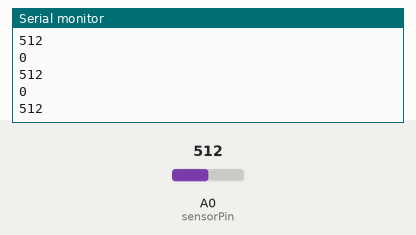
A sketch run on a simulated Arduino Uno, built with avr-gcc and run on an emulated ATmega328P. Shown: the last lines printed to the serial monitor. The test bench sets the inputs (shaded band); at power-on: A0 (sensorPin) = 512.

Above: at 1.2 s.
1.3 s: A0 (sensorPin) set to 716
At 1.8 s:
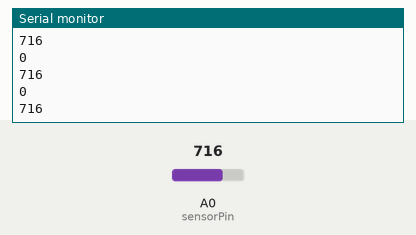
2.8 s: A0 (sensorPin) set to 900
At 3.3 s:
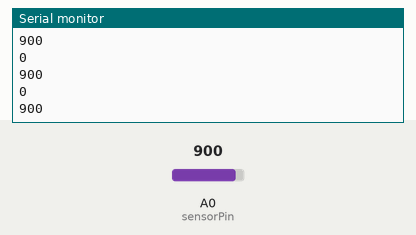
Timing chart, 0 to 5.8 s (numbered marks = the images above; inputs shaded):
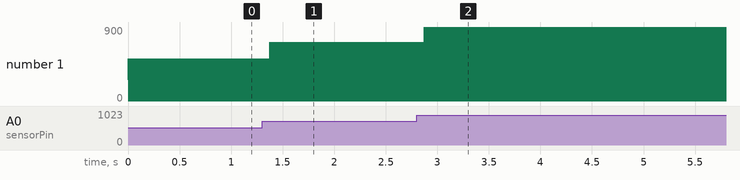

The sketch:

SensitivityTest.ino
```cpp
/*  Fall 2018 - CEN 111 Intro to Electrical and Computer Engineering
 *  Final Project: Line-following Robot (Guy-Michel, Andrew)
 *
 *  PhotoResistor Sensitivity Test
 */

#define sensorPin	A0

int lightThreshold = 300;

void setup(){

  Serial.begin(9600);
  pinMode(sensorPin, INPUT);
}

void loop(){

  int lightLevel = analogRead(sensorPin);

  Serial.println(lightLevel);

  if (lightLevel < lightThreshold) Serial.println("1");
  else Serial.println("0");
}
```

Measured:
- after the input at 1.3 s, the serial monitor: prints a new line after 0.07 s (image 1)
- after the input at 2.8 s, the serial monitor: prints a new line after 0.07 s (image 2)
- plotted number 1: 512 → 716 after the input at 1.3 s
